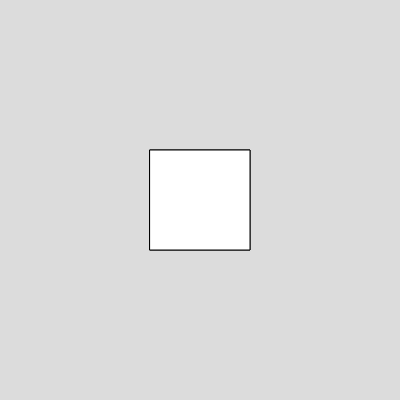
Frame 1 (no input)
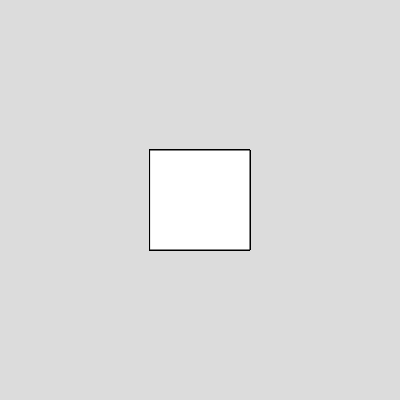
Frame 60 (no input)
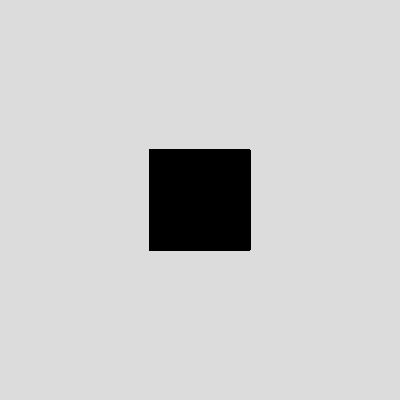
Frame 120 (the mouse pressed at the canvas centre since frame 60)

The p5.js sketch that drew these frames (run headless with seeded random() and noise() and a simulated clock; from frame 60 on, the mouse is pressed at the canvas centre):

// p5.js sketch
// ── sketch.js
let state = 1;
let col;
let rectW;
let m;

function setup() {
  createCanvas(400, 400);
  background(220);
  
  rectW = width/4;
  m = rectW/2;
  col = color(255, 255, 255);
  
  fill(col);
  rect(width/2 - m, height/2 - m, rectW);
}

function draw(){
  if((mouseX > width/2 -m) && (mouseX < width/2 + m) && (mouseY > height/2 -m) && (mouseY < height/2 +m)){
    col = color(255, 255, 0);
    
    if(mouseIsPressed == true){
      col = color(0, 0, 0);
    }
  }
  else{
    col = color(255, 255, 255);
  }
  
  fill(col);
  rect(width/2 - m, height/2 - m, rectW);
}
